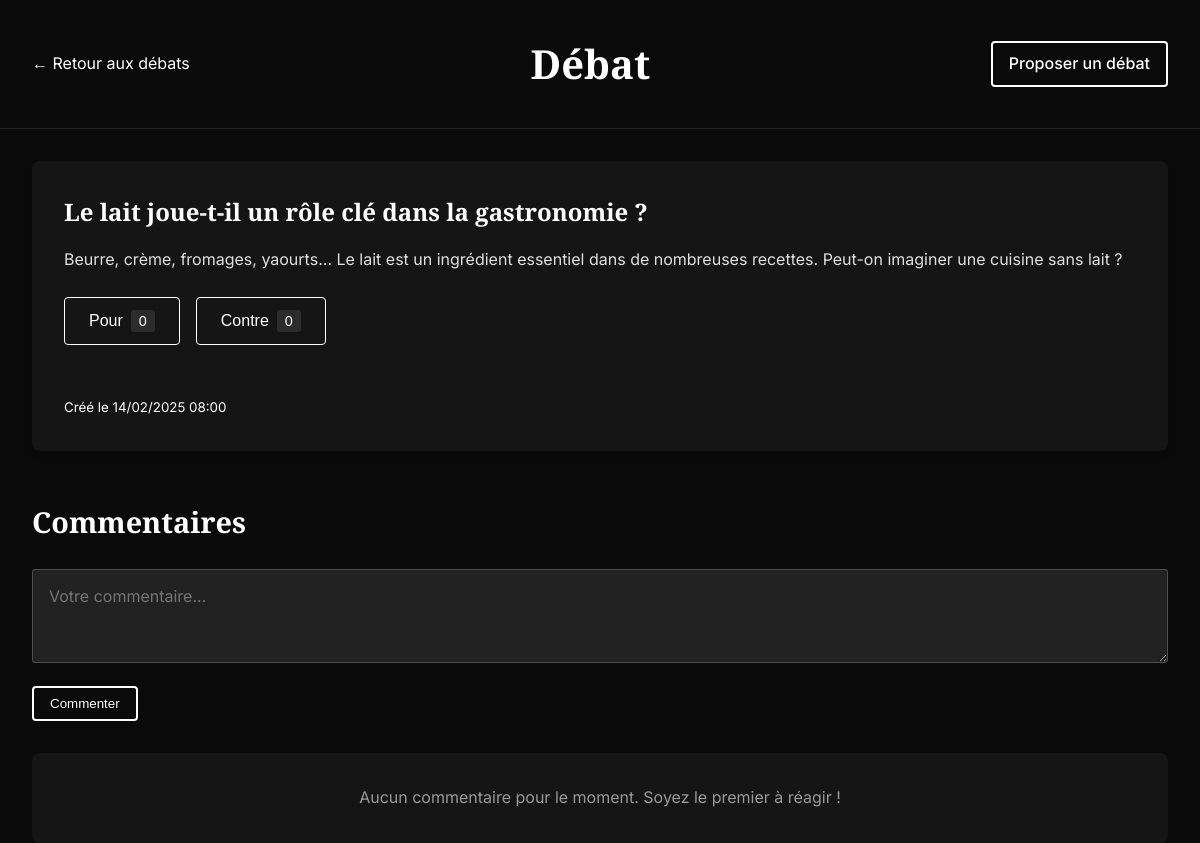
/single-debate.php?id=4, run on the app's committed database.
### tables this page shows
CREATE TABLE IF NOT EXISTS debates (
    id INT AUTO_INCREMENT PRIMARY KEY,
    title VARCHAR(255) NOT NULL,
    description TEXT NOT NULL,
    votes_pour INT DEFAULT 0,
    votes_contre INT DEFAULT 0,
    created_at TIMESTAMP DEFAULT CURRENT_TIMESTAMP,
    updated_at TIMESTAMP DEFAULT CURRENT_TIMESTAMP ON UPDATE CURRENT_TIMESTAMP
);

### single-debate.php (the view, shortened to what this page needs)
<?php
require_once 'db.php';
$id = filter_input(INPUT_GET, 'id', FILTER_VALIDATE_INT);
$stmt = $pdo->prepare("SELECT * FROM debates WHERE id = ? AND created_at >= DATE_SUB(NOW(), INTERVAL 48 HOUR)");
$stmt->execute([$id]);
$debate = $stmt->fetch();
$stmt = $pdo->prepare("SELECT * FROM comments WHERE debate_id = ? ORDER BY created_at DESC");
$stmt->execute([$id]);
$comments = $stmt->fetchAll();
?>
<!DOCTYPE html>
<html lang="fr">
<head>
    <link rel="stylesheet" href="style.css">
</head>
<body class="single-debate">
    <div class="page-header">
        <div class="container">
            <a href="debate.php" class="nav-link">← Retour aux débats</a>
            <h1>Débat</h1>
            <a href="submit.php" class="cta-button">Proposer un débat</a>
        </div>
    </div>
    <main class="container">
        <article class="debate-card single">
            <h2 class="debate-title">
                <?= htmlspecialchars($debate['title']) ?>
            </h2>
            <p class="debate-description">
                <?= htmlspecialchars($debate['description']) ?>
            </p>
            <div class="vote-section">
                <div class="vote-buttons">
                    <button class="vote-btn pour" data-debate-id="<?= $debate['id'] ?>" data-vote-type="pour">
                        Pour
                        <span class="vote-count" id="votes-pour-<?= $debate['id'] ?>"><?= $debate['votes_pour'] ?></span>
                    </button>
                    <button class="vote-btn contre" data-debate-id="<?= $debate['id'] ?>" data-vote-type="contre">
                        Contre
                        <span class="vote-count" id="votes-contre-<?= $debate['id'] ?>"><?= $debate['votes_contre'] ?></span>
                    </button>
                </div>
                <div class="vote-message" id="vote-message-<?= $debate['id'] ?>"></div>
                <small>
                    Créé le <?= date('d/m/Y H:i', strtotime($debate['created_at'])) ?>
                </small>
            </div>
        </article>
        <section class="comments-section">
            <h3>Commentaires</h3>
            <form id="comment-form" data-debate-id="<?= $debate['id'] ?>" class="comment-form">
                <textarea
                    id="comment-input"
                    name="content"
                    rows="3"
                    placeholder="Votre commentaire..."
                    required
                ></textarea>
                <button type="submit" class="cta-button">Commenter</button>
            </form>
            <div id="comments-container">
                <?php if (!empty($comments)): ?>
                    <?php foreach ($comments as $comment): ?>
                        <div class="comment">
                            <p><?= htmlspecialchars($comment['content']) ?></p>
                            <small>
                                Le <?= date('d/m/Y H:i', strtotime($comment['created_at'])) ?>
                            </small>
                        </div>
                    <?php endforeach; ?>
                <?php else: ?>
                    <p class="no-comments">Aucun commentaire pour le moment. Soyez le premier à réagir !</p>
                <?php endif; ?>
            </div>
        </section>
    </main>
</body>
</html>

### style.css (style rules this page uses)
* { margin: 0; padding: 0; box-sizing: border-box; }
body { font-family: "Inter", sans-serif; line-height: 1.6; background-color: #0a0a0a; color: #ffffff; min-height: 100vh; }
.page-header { background: #0a0a0a; padding: 2rem 0; margin-bottom: 2rem; border-bottom: 1px solid rgba(255, 255, 255, 0.1); }
.page-header .container { display: flex; justify-content: space-between; align-items: center; }
.page-header h1 { font-family: "Playfair Display", serif; font-size: 2.5rem; margin: 0; }
.nav-link { color: #ffffff; text-decoration: none; display: flex; align-items: center; transition: opacity 0.3s ease; }
.cta-button { display: inline-block; padding: 0.5rem 1rem; text-decoration: none; color: #ffffff; background: transparent; border: 2px solid #ffffff; border-radius: 4px; transition: all 0.3s ease; font-weight: 500; cursor: pointer; }
.container { max-width: 1200px; margin: 0 auto; padding: 0 2rem; }
.debate-card { background: #151515; border-radius: 8px; padding: 2rem; margin-bottom: 2rem; box-shadow: 0 4px 6px rgba(0, 0, 0, 0.1); transition: transform 0.3s ease; }
.debate-title { font-family: "Playfair Display", serif; font-size: 1.5rem; margin-bottom: 1rem; color: #ffffff; }
.debate-description { color: #e0e0e0; margin-bottom: 1.5rem; }
.vote-section { display: flex; flex-direction: column; gap: 1rem; }
.vote-buttons { display: flex; gap: 1rem; }
.vote-btn { background: transparent; color: #ffffff; border: 1px solid #ffffff; padding: 0.75rem 1.5rem; border-radius: 4px; cursor: pointer; transition: all 0.3s ease; display: flex; align-items: center; gap: 0.5rem; font-size: 1rem; }
.vote-count { background: rgba(255, 255, 255, 0.1); padding: 0.2rem 0.5rem; border-radius: 3px; font-size: 0.9rem; }
.vote-message { color: #87cf3a; font-size: 0.9rem; text-align: center; min-height: 20px; }
.debate-card.single { margin-top: 2rem; }
.comments-section { margin-top: 3rem; }
.comments-section h3 { font-family: "Playfair Display", serif; font-size: 1.8rem; margin-bottom: 1.5rem; }
.comment-form { margin-bottom: 2rem; }
.comment-form textarea { width: 100%; padding: 1rem; background: rgba(255, 255, 255, 0.1); border: 1px solid rgba(255, 255, 255, 0.2); border-radius: 4px; color: #ffffff; font-family: "Inter", sans-serif; font-size: 1rem; margin-bottom: 1rem; }
.no-comments { text-align: center; color: #999; padding: 2rem; background: #151515; border-radius: 8px; }

### data on the page
debates: title "Le lait joue-t-il un rôle clé dans la gastronomie ?", description "Beurre, crème, fromages, yaourts… Le lait est un ingrédient essentiel dans de nombreuses recettes. Peut-on imaginer une cuisine sans lait ?", votes_pour "0", votes_contre "0", created_at "14/02/2025 08:00"
